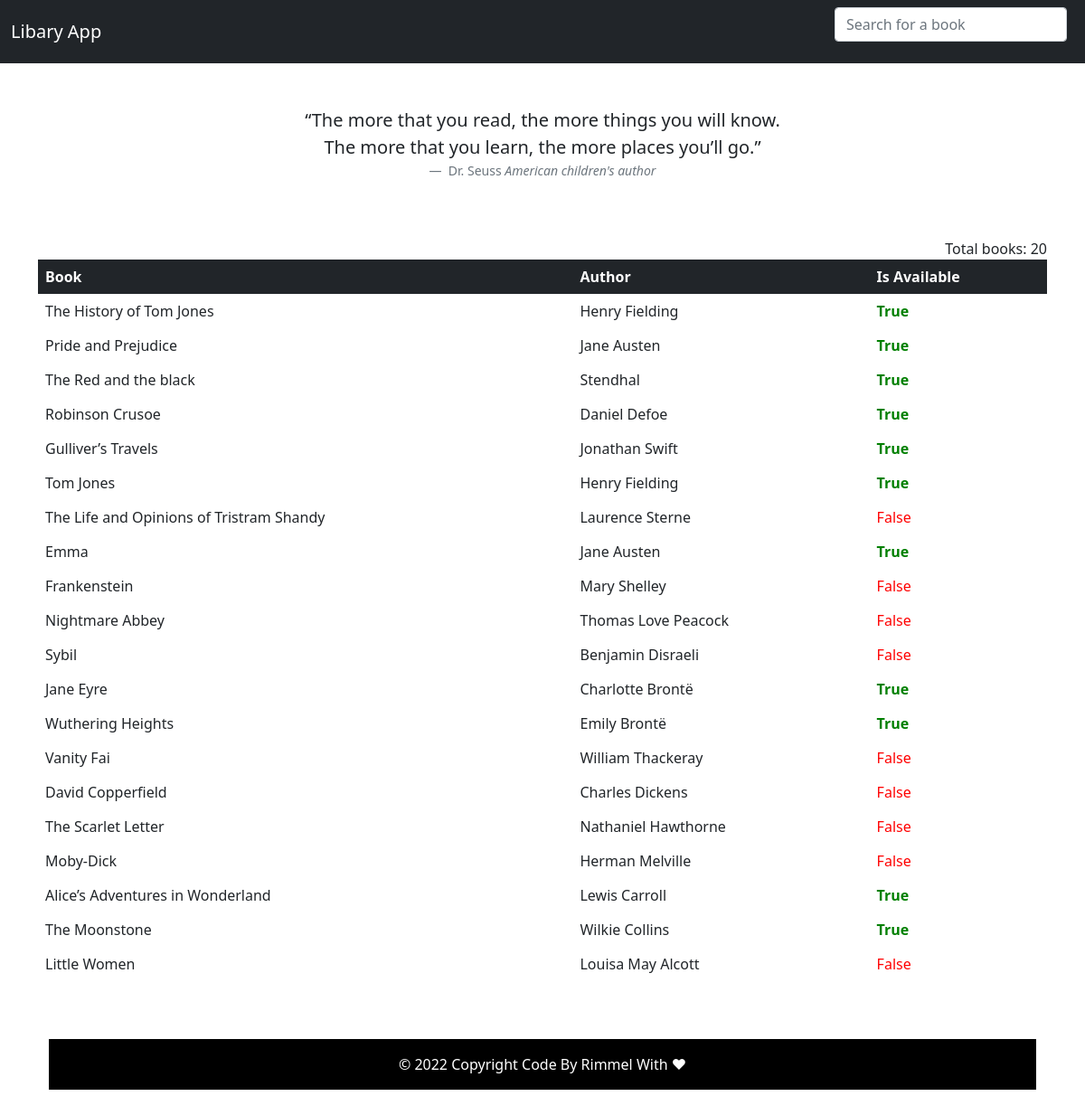
The page / on the database its author committed.
### libraryapp/models.py (models this page shows, shortened)
class Book(models.Model):
    name = models.CharField(max_length=100,unique=True)
    Author = models.CharField(max_length=50)
    status = models.BooleanField()

### libraryapp/views.py (the view)
# urls.py: 2. Add a URL to urlpatterns:  path('', Home.as_view(), name='home')
def Home(request):
    books = Book.objects.all()
    count = Book.objects.count()
    return render(request,'home.html',{'books':books,'count':count})

### libraryapp/templates/home.html (shortened to what this page needs)
<html>
  <head>
    <link href="https://cdn.jsdelivr.net/npm/bootstrap@5.0.2/dist/css/bootstrap.min.css" rel="stylesheet">
</head>
  <body>
    <nav class="navbar sticky-top navbar-dark bg-dark">
        <div class="container-fluid">
          <a class="navbar-brand">Libary App</a>
          <form class="d-flex">
            <input class="form-control me-2" type="search" placeholder="Search for a book" aria-label="Search" id="myInput" >
          </form>
        </div>
      </nav>
      <br>
      <br>
      <figure class="text-center">
        <blockquote class="blockquote">
          <p>“The more that you read, the more things you will know. <br>The more that you learn, the more places you’ll go.”</p>
        </blockquote>
        <figcaption class="blockquote-footer">
          Dr. Seuss <cite title="Source Title">American children's author</cite>
        </figcaption>
      </figure>
      <br>
      <br>
    <div class="container">
    <div class="table-responsive">
        <table class="table table-borderless table-hover">
            <thead>
              <tr class="table-dark">
                <th scope="col">Book</th>
                <th scope="col">Author</th>
                <th scope="col">Is Available</th>
              </tr>
            </thead>
            <label style="float: right;" >Total books: {{ count }}</label>
            <tbody id="myTable">
                {% for book in books %}
              <tr>
                <td>{{ book.name }}</td>
                <td>{{ book.Author }}</td>
                {% if book.status %}
                <td style="color: green;"><strong>{{ book.status }}</strong></td>
                {% else %}
                <td style="color: red;">{{ book.status }}</td>
                {% endif %}
              </tr>
              {% endfor %}
            </tbody>
          </table>
      </div>
<div class="container my-5">
  <footer class="text-center text-white" style="background-color: #3f51b5">
    <div
         class="text-center p-3"
         style="background-color: black"
         >
      © 2022 Copyright Code By Rimmel With ❤
    </div>
  </footer>
</div>
  </body>
</html>

### rows shown on the page
Book: name "The History of Tom Jones", Author "Henry Fielding", status "True"
Book: name "Pride and Prejudice", Author "Jane Austen", status "True"
Book: name "The Red and the black", Author "Stendhal", status "True"
Book: name "Robinson Crusoe", Author "Daniel Defoe", status "True"
Book: name "Gulliver’s Travels", Author "Jonathan Swift", status "True"
Book: name "Tom Jones", Author "Henry Fielding", status "True"
Book: name "The Life and Opinions of Tristram Shandy", Author "Laurence Sterne", status "False"
Book: name "Emma", Author "Jane Austen", status "True"
Book: name "Frankenstein", Author "Mary Shelley", status "False"
Book: name "Nightmare Abbey", Author "Thomas Love Peacock", status "False"
Book: name "Sybil", Author "Benjamin Disraeli", status "False"
Book: name "Jane Eyre", Author "Charlotte Brontë", status "True"
Book: name "Wuthering Heights", Author "Emily Brontë", status "True"
Book: name "Vanity Fai", Author "William Thackeray", status "False"
Book: name "David Copperfield", Author "Charles Dickens", status "False"
Book: name "The Scarlet Letter", Author "Nathaniel Hawthorne", status "False"
Book: name "Moby-Dick", Author "Herman Melville", status "False"
Book: name "Alice’s Adventures in Wonderland", Author "Lewis Carroll", status "True"
Book: name "The Moonstone", Author "Wilkie Collins", status "True"
Book: name "Little Women", Author "Louisa May Alcott", status "False"

### other values the page prints
{{ count }} "20"
